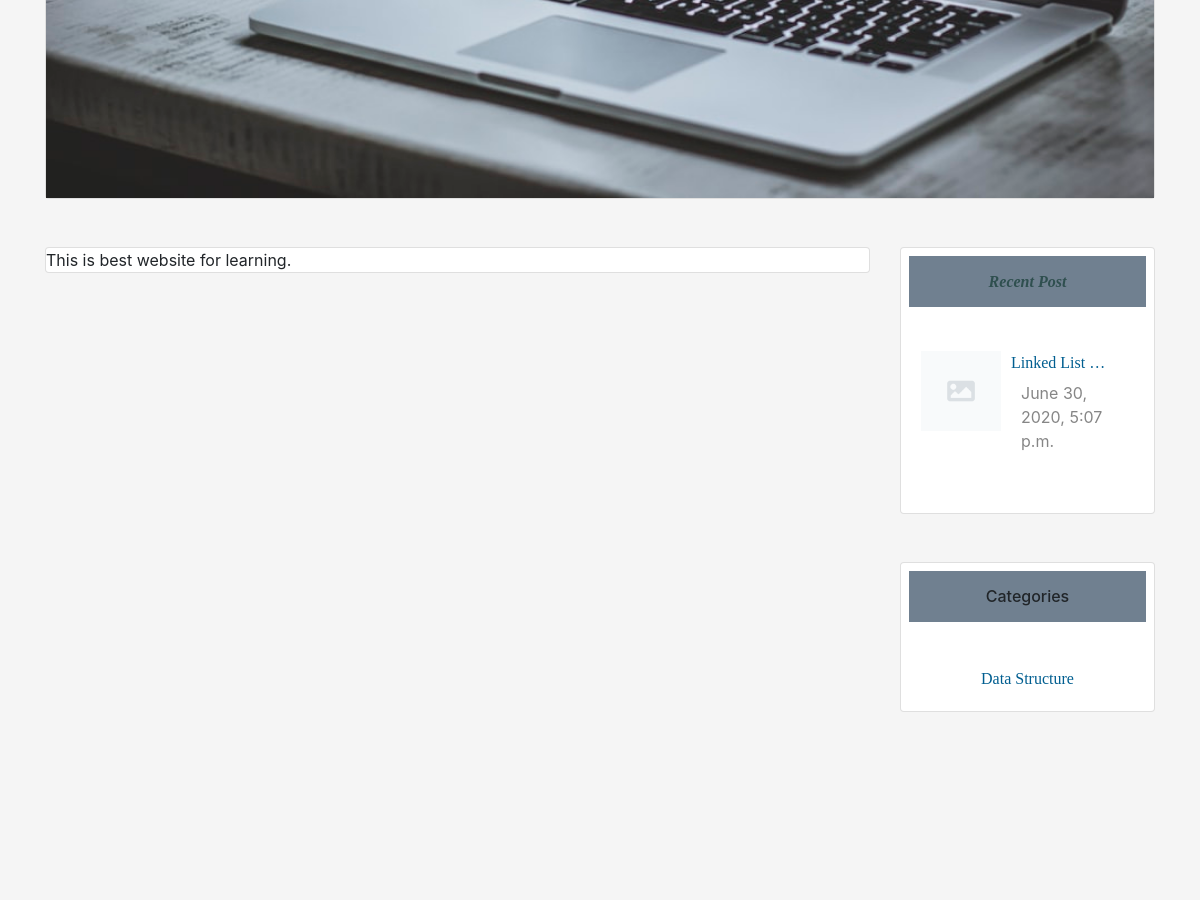
The app's page / (middle part), older data.
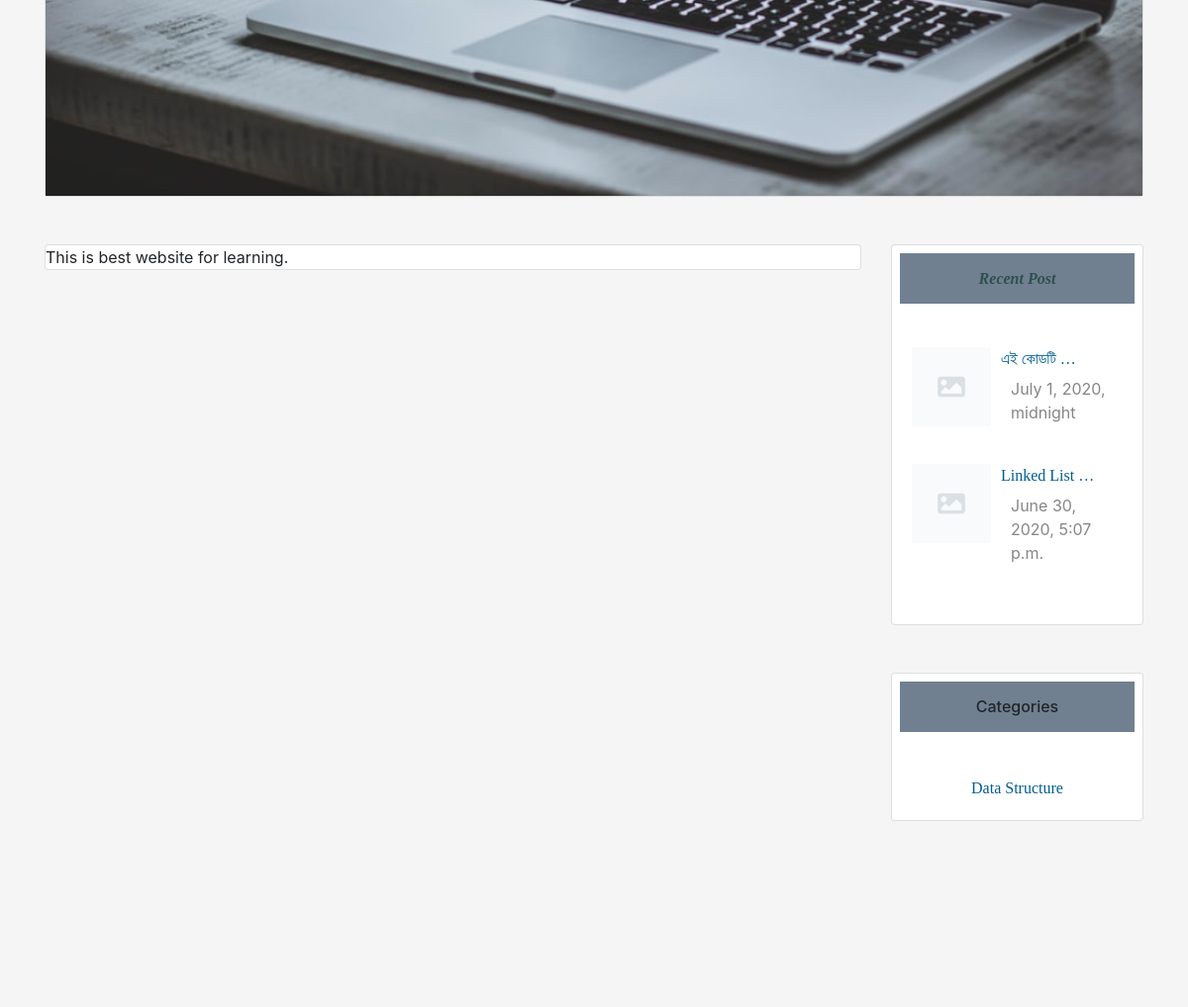
The same page, newer data.
### home/models.py (models this page shows, shortened)
class Post(models.Model):
    category = models.ForeignKey(Category, on_delete=models.CASCADE)
    postAuthor = models.CharField(max_length=200)
    postId = models.AutoField(primary_key=True, auto_created=True)
    postTitle = models.CharField(max_length=200)
    postTimeDate = models.DateTimeField(auto_now_add=True, auto_now=False, blank=True)
    postInC = models.TextField()
    postInCplus = models.TextField()
    postInPython = models.TextField()
    postDescriptions = models.TextField()
    postUrl = models.TextField(blank=True)
    postImage = models.ImageField(blank=True, null=True)
    views = models.IntegerField(default=0)
    cat_search=models.CharField(max_length=200, null=False)
    def get_photo_url(self):
        if self.postImage and hasattr(self.postImage, 'url'):
            return self.postImage.url
        else:
            return "/static/no.png"

class Category(models.Model):
    category = models.CharField(max_length=200, primary_key=True)

### home/views.py (the view)
# urls.py: path('', views.home, name='home'),
def home(request):
    Recent = Post.objects.all().order_by('-postTimeDate')[0:3]
    cat = Category.objects.all()[0:3]
    context = {'RecentPost': Recent,
               'Categories': cat, }
    return render(request, 'home.html', context)

### templates/home.html (shortened to what this page needs)
{% extends 'base.html' %}
{% load static %}
 {% block body %}
  <div class="row">
     <div class="col-sm-12 mb-5">
<div class="card promoting-card">
  <div class="view overlay">
    <img class="card-img-top rounded-0" src="{% static 'pp.jpeg' %}" alt="Card image cap">
  </div>
</div>
     </div>
  </div>
  <div class="row">
      <div class="col-sm-9">
      <div class="card">
    This is best website for learning.
      </div>
</div>
  <div class="col-sm-3">
<div class="card promoting-card">
<h6 class="bg-success m-2  p-3 text-center" id="heading">Recent Post</h6>
 <div class="card-body">
                        <div class="mt-3">
                             {% for post in RecentPost%}
                            <img style="float:left;" class="d-inline-block" src="{{ post.get_photo_url }}" height=80;
                                width=80; alt="abc">
                            <a href="{% url 'readMore' post.postId %}">
                                <p  style="margin-left:90px;" class="text-style">
                                    {{ post.postTitle |truncatewords:2 }}
                                </p>
                            </a>
                            <p style="margin-left:100px; margin-top:-10px;" class="description">{{ post.postTimeDate }}</p>
                            <br>
                             {% endfor %}
                        </div>
                    </div>
</div>
<div class="card promoting-card mt-5">
<h6 class="bg-success m-2 p-3 text-center " id="heading ">Categories</h6>
  <div class="card-body">
                        <div class="mt-3 text-center">
                             {% for cat in Categories%}
                            <a class="text-style" href="{% url 'categories' cat.category %}"> {{cat.category}} </a><br>
                             {% endfor %}
                        </div>
                    </div>
</div>
</div>
  </div>
{% endblock body %}

Row changes from the older to the newer data that the page shows:
added Post: postTitle "এই কোডটি …", postTimeDate "July 1, 2020, midnight"
